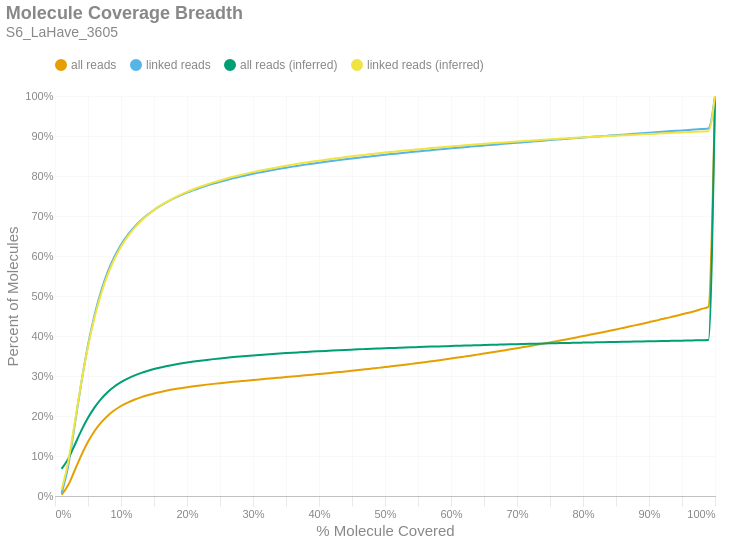

Notebook cell for this chart:
### Markdown cell above
### Molecule Read Coverage
This chart shows molecule coverage breadth as computed by the number of bases aligned to that molecule. In other words, "*how much of each unique long molecule is actually sequenced/aligned?*" Keep in mind there is a distinction between sequences and alignments, since some sequences belonging to a particular molecule may not align well and wouldn't appear in the alignment data. This chart also shows molecule coverage breadth as computed by the *inferred fragment* from which the aligned sequences originate. Unlike read coverage, this calculation takes into account the total insert size, including unsequenced gaps between the forward and reverse reads. Like the previous figures, these are cumulative percents.

### Code cell
if SKIPLR:
    print_html(f"Skipped")
else:
    binned_df = consolidated_hist(valids['coverage_bp'], mask, 0.01, True)
    binned_df_inf = consolidated_hist(valids['coverage_inserts'], mask, 0.01, True)
    binned_df = binned_df.with_columns(pl.lit(binned_df_inf['all reads (cumsum)']).alias('all reads (inferred)'))
    binned_df = binned_df.with_columns(pl.lit(binned_df_inf['linked reads (cumsum)']).alias('linked reads (inferred)'))
    binned_df = binned_df.with_columns(
        (pl.col('bin').cast(pl.Float64) + 0.01).alias('right_edge')
    )

    with SafeRender(binned_df):
        (
            density_plot(binned_df, 'Molecule Coverage Breadth', samplename, 'molcov', ['all reads (inferred)','linked reads (inferred)'])
            .encode(
                #x=alt.X('bin:Q', title="% Molecule Covered").axis(format = '%').scale(padding=0),
                x=alt.X('right_edge:Q', title="% Molecule Covered").axis(format='%').scale(padding=0),
                y=alt.Y('value:Q', title='Percent of Molecules')
                    .axis(format='%')
                    .stack(False)
                    .scale(domainMin=0, padding=0),
                color=alt.Color("key:N").scale(domain = ["all reads", "linked reads", "all reads (inferred)", "linked reads (inferred)"]),
                tooltip = [
                    alt.Tooltip("key:N", title = "Data Type"),
                    alt.Tooltip("range_label:N", title="% Molecule Covered"),
                    alt.Tooltip("value:Q", format = ".2%", title="% Molecules")
                ]
            )
        ).display()

### Figure 1 — Vega-Lite specification as saved in the notebook (floating-point values rounded to 4 significant figures)
{"width": "container", "height": 400, "config": {"title": {"anchor": "start", "dy": -15, "fontSize": 18, "color": "#888888", "subtitleColor": "#888888", "subtitleFontSize": 14}, "arc": {"fill": "#0072B2"}, "axis": {"domainColor": "#888888", "domainWidth": 0.5, "gridWidth": 0.2, "grid": false, "titleFontWeight": 400, "titleFontSize": 15, "labelFontSize": 11, "labelColor": "#888888", "tickColor": "#888888", "tickWidth": 0.2, "titleColor": "#888888"}, "axisBand": {"grid": false}, "axisX": {"grid": true, "tickSize": 10, "domainCap": "round"}, "axisY": {"domain": false, "grid": true, "tickSize": 0, "domainCap": "round"}, "background": "transparent", "header": {"labelFontSize": 15, "labelColor": "#888888", "titleFontSize": 15, "titleFontWeight": 600, "titleColor": "#888888"}, "legend": {"labelFont": "sans-serif", "labelFontSize": 12, "labelColor": "#888888", "symbolSize": 100, "symbolType": "circle", "titleFontSize": 12, "titlePadding": 10, "titleColor": "#888888", "title": null, "orient": "top"}, "range": {"category": ["#E69F00", "#56B4E9", "#009E73", "#F0E442", "#0072B2", "#D55E00", "#CC79A7", "#000000"], "diverging": ["#cfe8f3", "#a2d4ec", "#73bfe2", "#46abdb", "#1696d2", "#12719e"]}, "area": {"fill": "#0072B2", "fillOpacity": 0.7, "line": true, "strokeOpacity": 0.7}, "line": {"color": "#0072B2", "stroke": "#0072B2", "strokeWidth": 2}, "trail": {"color": "#0072B2", "stroke": "#0072B2", "strokeWidth": 0, "size": 1}, "point": {"filled": true, "fillOpacity": 1.0, "size": 95}, "text": {"color": "#888888", "fontSize": 11, "align": "right", "fontWeight": 400, "size": 11}, "bar": {"fill": "#0072B2", "stroke": null}, "view": {"stroke": null, "continuousWidth": 660, "continuousHeight": 400}}, "data": {"name": "data-4ec0d351510efddc077bf799ffb6ffb7"}, "mark": {"type": "line", "interpolate": "monotone", "point": {"opacity": 0, "size": 275}}, "encoding": {"color": {"field": "key", "scale": {"domain": ["all reads", "linked reads", "all reads (inferred)", "linked reads (inferred)"]}, "type": "nominal"}, "tooltip": [{"field": "key", "title": "Data Type", "type": "nominal"}, {"field": "range_label", "title": "% Molecule Covered", "type": "nominal"}, {"field": "value", "format": ".2%", "title": "% Molecules", "type": "quantitative"}], "x": {"axis": {"format": "%"}, "field": "right_edge", "scale": {"padding": 0}, "title": "% Molecule Covered", "type": "quantitative"}, "y": {"axis": {"format": "%"}, "field": "value", "scale": {"domainMin": 0, "padding": 0}, "stack": false, "title": "Percent of Molecules", "type": "quantitative"}}, "params": [{"name": "param_c36ac31b6afebe62", "select": {"type": "point", "fields": ["key"]}, "bind": "legend"}], "title": {"text": "Molecule Coverage Breadth", "subtitle": "S6_LaHave_3605"}, "transform": [{"fold": ["all reads (cumsum)", "linked reads (cumsum)", "all reads (inferred)", "linked reads (inferred)"]}, {"calculate": "replace(datum.key, ' (cumsum)', '')", "as": "key"}, {"filter": {"param": "param_c36ac31b6afebe62"}}], "usermeta": {"embedOptions": {"downloadFileName": "S6_LaHave_3605.molcov"}}, "$schema": "https://vega.github.io/schema/vega-lite/v6.1.0.json", "datasets": {"data-4ec0d351510efddc077bf799ffb6ffb7": [{"bin": "0.0", "interval": "0.0-0.01", "all reads": 0.002685, "linked reads": 0.006871, "all reads (cumsum)": 0.002685, "linked reads (cumsum)": 0.006871, "range_label": "0.0-0.01", "all reads (inferred)": 0.06786, "linked reads (inferred)": 0.01648, "right_edge": 0.01}, {"bin": "0.01", "interval": "0.01-0.02", "all reads": 0.02464, "linked reads": 0.06812, "all reads (cumsum)": 0.02733, "linked reads (cumsum)": 0.07499, "range_label": "0.01-0.02", "all reads (inferred)": 0.09279, "linked reads (inferred)": 0.08538, "right_edge": 0.02}, {"bin": "0.02", "interval": "0.02-0.03", "all reads": 0.0371, "linked reads": 0.1036, "all reads (cumsum)": 0.06443, "linked reads (cumsum)": 0.1786, "range_label": "0.02-0.03", "all reads (inferred)": 0.1282, "linked reads (inferred)": 0.1843, "right_edge": 0.03}, {"bin": "0.03", "interval": "0.03-0.04", "all reads": 0.0378, "linked reads": 0.1058, "all reads (cumsum)": 0.1022, "linked reads (cumsum)": 0.2844, "range_label": "0.03-0.04", "all reads (inferred)": 0.164, "linked reads (inferred)": 0.2847, "right_edge": 0.04}, {"bin": "0.04", "interval": "0.04-0.05", "all reads": 0.03319, "linked reads": 0.09299, "all reads (cumsum)": 0.1354, "linked reads (cumsum)": 0.3774, "range_label": "0.04-0.05", "all reads (inferred)": 0.1954, "linked reads (inferred)": 0.3731, "right_edge": 0.05}, {"bin": "0.05", "interval": "0.05-0.06", "all reads": 0.02709, "linked reads": 0.0759, "all reads (cumsum)": 0.1625, "linked reads (cumsum)": 0.4533, "range_label": "0.05-0.06", "all reads (inferred)": 0.2216, "linked reads (inferred)": 0.4467, "right_edge": 0.06}, {"bin": "0.06", "interval": "0.06-0.07", "all reads": 0.02137, "linked reads": 0.05989, "all reads (cumsum)": 0.1839, "linked reads (cumsum)": 0.5132, "range_label": "0.06-0.07", "all reads (inferred)": 0.2429, "linked reads (inferred)": 0.5063, "right_edge": 0.07}, {"bin": "0.07", "interval": "0.07-0.08", "all reads": 0.01696, "linked reads": 0.04751, "all reads (cumsum)": 0.2008, "linked reads (cumsum)": 0.5607, "range_label": "0.07-0.08", "all reads (inferred)": 0.2599, "linked reads (inferred)": 0.5541, "right_edge": 0.08}, {"bin": "0.08", "interval": "0.08-0.09", "all reads": 0.01337, "linked reads": 0.03742, "all reads (cumsum)": 0.2142, "linked reads (cumsum)": 0.5981, "range_label": "0.08-0.09", "all reads (inferred)": 0.2736, "linked reads (inferred)": 0.5925, "right_edge": 0.09}, {"bin": "0.09", "interval": "0.09-0.1", "all reads": 0.01078, "linked reads": 0.03013, "all reads (cumsum)": 0.225, "linked reads (cumsum)": 0.6282, "range_label": "0.09-0.1", "all reads (inferred)": 0.2845, "linked reads (inferred)": 0.6232, "right_edge": 0.1}, {"bin": "0.1", "interval": "0.1-0.11", "all reads": 0.008623, "linked reads": 0.02404, "all reads (cumsum)": 0.2336, "linked reads (cumsum)": 0.6523, "range_label": "0.1-0.11", "all reads (inferred)": 0.2935, "linked reads (inferred)": 0.6484, "right_edge": 0.11}, {"bin": "0.11", "interval": "0.11-0.12", "all reads": 0.007122, "linked reads": 0.01982, "all reads (cumsum)": 0.2407, "linked reads (cumsum)": 0.6721, "range_label": "0.11-0.12", "all reads (inferred)": 0.301, "linked reads (inferred)": 0.6693, "right_edge": 0.12}, {"bin": "0.12", "interval": "0.12-0.13", "all reads": 0.005934, "linked reads": 0.0165, "all reads (cumsum)": 0.2467, "linked reads (cumsum)": 0.6886, "range_label": "0.12-0.13", "all reads (inferred)": 0.3073, "linked reads (inferred)": 0.6869, "right_edge": 0.13}, {"bin": "0.13", "interval": "0.13-0.14", "all reads": 0.005104, "linked reads": 0.01418, "all reads (cumsum)": 0.2518, "linked reads (cumsum)": 0.7028, "range_label": "0.13-0.14", "all reads (inferred)": 0.3127, "linked reads (inferred)": 0.7019, "right_edge": 0.14}, {"bin": "0.14", "interval": "0.14-0.15", "all reads": 0.004428, "linked reads": 0.01227, "all reads (cumsum)": 0.2562, "linked reads (cumsum)": 0.7151, "range_label": "0.14-0.15", "all reads (inferred)": 0.3173, "linked reads (inferred)": 0.7147, "right_edge": 0.15}, {"bin": "0.15", "interval": "0.15-0.16", "all reads": 0.003892, "linked reads": 0.01077, "all reads (cumsum)": 0.2601, "linked reads (cumsum)": 0.7258, "range_label": "0.15-0.16", "all reads (inferred)": 0.3213, "linked reads (inferred)": 0.7259, "right_edge": 0.16}, {"bin": "0.16", "interval": "0.16-0.17", "all reads": 0.00345, "linked reads": 0.009521, "all reads (cumsum)": 0.2635, "linked reads (cumsum)": 0.7353, "range_label": "0.16-0.17", "all reads (inferred)": 0.3249, "linked reads (inferred)": 0.736, "right_edge": 0.17}, {"bin": "0.17", "interval": "0.17-0.18", "all reads": 0.003105, "linked reads": 0.008538, "all reads (cumsum)": 0.2666, "linked reads (cumsum)": 0.7439, "range_label": "0.17-0.18", "all reads (inferred)": 0.3281, "linked reads (inferred)": 0.7449, "right_edge": 0.18}, {"bin": "0.18", "interval": "0.18-0.19", "all reads": 0.002756, "linked reads": 0.007556, "all reads (cumsum)": 0.2694, "linked reads (cumsum)": 0.7514, "range_label": "0.18-0.19", "all reads (inferred)": 0.331, "linked reads (inferred)": 0.7529, "right_edge": 0.19}, {"bin": "0.19", "interval": "0.19-0.2", "all reads": 0.002566, "linked reads": 0.007017, "all reads (cumsum)": 0.272, "linked reads (cumsum)": 0.7584, "range_label": "0.19-0.2", "all reads (inferred)": 0.3336, "linked reads (inferred)": 0.7602, "right_edge": 0.2}, {"bin": "0.2", "interval": "0.2-0.21", "all reads": 0.002305, "linked reads": 0.006282, "all reads (cumsum)": 0.2743, "linked reads (cumsum)": 0.7647, "range_label": "0.2-0.21", "all reads (inferred)": 0.336, "linked reads (inferred)": 0.7669, "right_edge": 0.21}, {"bin": "0.21", "interval": "0.21-0.22", "all reads": 0.002156, "linked reads": 0.005842, "all reads (cumsum)": 0.2764, "linked reads (cumsum)": 0.7706, "range_label": "0.21-0.22", "all reads (inferred)": 0.3382, "linked reads (inferred)": 0.773, "right_edge": 0.22}, {"bin": "0.22", "interval": "0.22-0.23", "all reads": 0.001995, "linked reads": 0.005378, "all reads (cumsum)": 0.2784, "linked reads (cumsum)": 0.776, "range_label": "0.22-0.23", "all reads (inferred)": 0.3403, "linked reads (inferred)": 0.7787, "right_edge": 0.23}, {"bin": "0.23", "interval": "0.23-0.24", "all reads": 0.001891, "linked reads": 0.005047, "all reads (cumsum)": 0.2803, "linked reads (cumsum)": 0.781, "range_label": "0.23-0.24", "all reads (inferred)": 0.3422, "linked reads (inferred)": 0.784, "right_edge": 0.24}, {"bin": "0.24", "interval": "0.24-0.25", "all reads": 0.001795, "linked reads": 0.004765, "all reads (cumsum)": 0.2821, "linked reads (cumsum)": 0.7858, "range_label": "0.24-0.25", "all reads (inferred)": 0.344, "linked reads (inferred)": 0.7889, "right_edge": 0.25}, {"bin": "0.25", "interval": "0.25-0.26", "all reads": 0.001671, "linked reads": 0.004428, "all reads (cumsum)": 0.2838, "linked reads (cumsum)": 0.7902, "range_label": "0.25-0.26", "all reads (inferred)": 0.3456, "linked reads (inferred)": 0.7935, "right_edge": 0.26}, {"bin": "0.26", "interval": "0.26-0.27", "all reads": 0.001584, "linked reads": 0.004119, "all reads (cumsum)": 0.2854, "linked reads (cumsum)": 0.7943, "range_label": "0.26-0.27", "all reads (inferred)": 0.3472, "linked reads (inferred)": 0.7979, "right_edge": 0.27}, {"bin": "0.27", "interval": "0.27-0.28", "all reads": 0.001524, "linked reads": 0.003896, "all reads (cumsum)": 0.2869, "linked reads (cumsum)": 0.7982, "range_label": "0.27-0.28", "all reads (inferred)": 0.3487, "linked reads (inferred)": 0.8021, "right_edge": 0.28}, {"bin": "0.28", "interval": "0.28-0.29", "all reads": 0.001526, "linked reads": 0.003755, "all reads (cumsum)": 0.2884, "linked reads (cumsum)": 0.802, "range_label": "0.28-0.29", "all reads (inferred)": 0.3501, "linked reads (inferred)": 0.806, "right_edge": 0.29}, {"bin": "0.29", "interval": "0.29-0.3", "all reads": 0.001491, "linked reads": 0.003534, "all reads (cumsum)": 0.2899, "linked reads (cumsum)": 0.8055, "range_label": "0.29-0.3", "all reads (inferred)": 0.3515, "linked reads (inferred)": 0.8097, "right_edge": 0.3}, {"bin": "0.3", "interval": "0.3-0.31", "all reads": 0.001451, "linked reads": 0.003292, "all reads (cumsum)": 0.2914, "linked reads (cumsum)": 0.8088, "range_label": "0.3-0.31", "all reads (inferred)": 0.3527, "linked reads (inferred)": 0.8132, "right_edge": 0.31}, {"bin": "0.31", "interval": "0.31-0.32", "all reads": 0.00147, "linked reads": 0.003196, "all reads (cumsum)": 0.2928, "linked reads (cumsum)": 0.812, "range_label": "0.31-0.32", "all reads (inferred)": 0.3539, "linked reads (inferred)": 0.8164, "right_edge": 0.32}, {"bin": "0.32", "interval": "0.32-0.33", "all reads": 0.001487, "linked reads": 0.003041, "all reads (cumsum)": 0.2943, "linked reads (cumsum)": 0.815, "range_label": "0.32-0.33", "all reads (inferred)": 0.355, "linked reads (inferred)": 0.8196, "right_edge": 0.33}, {"bin": "0.33", "interval": "0.33-0.34", "all reads": 0.001478, "linked reads": 0.002955, "all reads (cumsum)": 0.2958, "linked reads (cumsum)": 0.818, "range_label": "0.33-0.34", "all reads (inferred)": 0.3561, "linked reads (inferred)": 0.8226, "right_edge": 0.34}, {"bin": "0.34", "interval": "0.34-0.35", "all reads": 0.001476, "linked reads": 0.002794, "all reads (cumsum)": 0.2973, "linked reads (cumsum)": 0.8208, "range_label": "0.34-0.35", "all reads (inferred)": 0.3572, "linked reads (inferred)": 0.8256, "right_edge": 0.35}, {"bin": "0.35", "interval": "0.35-0.36", "all reads": 0.001487, "linked reads": 0.002645, "all reads (cumsum)": 0.2988, "linked reads (cumsum)": 0.8234, "range_label": "0.35-0.36", "all reads (inferred)": 0.3582, "linked reads (inferred)": 0.8284, "right_edge": 0.36}, {"bin": "0.36", "interval": "0.36-0.37", "all reads": 0.001463, "linked reads": 0.00251, "all reads (cumsum)": 0.3002, "linked reads (cumsum)": 0.8259, "range_label": "0.36-0.37", "all reads (inferred)": 0.3592, "linked reads (inferred)": 0.831, "right_edge": 0.37}, {"bin": "0.37", "interval": "0.37-0.38", "all reads": 0.001544, "linked reads": 0.002498, "all reads (cumsum)": 0.3018, "linked reads (cumsum)": 0.8284, "range_label": "0.37-0.38", "all reads (inferred)": 0.3601, "linked reads (inferred)": 0.8336, "right_edge": 0.38}, {"bin": "0.38", "interval": "0.38-0.39", "all reads": 0.001507, "linked reads": 0.002324, "all reads (cumsum)": 0.3033, "linked reads (cumsum)": 0.8307, "range_label": "0.38-0.39", "all reads (inferred)": 0.3611, "linked reads (inferred)": 0.8361, "right_edge": 0.39}, {"bin": "0.39", "interval": "0.39-0.4", "all reads": 0.001623, "linked reads": 0.002401, "all reads (cumsum)": 0.3049, "linked reads (cumsum)": 0.8332, "range_label": "0.39-0.4", "all reads (inferred)": 0.3619, "linked reads (inferred)": 0.8384, "right_edge": 0.4}, {"bin": "0.4", "interval": "0.4-0.41", "all reads": 0.001574, "linked reads": 0.00225, "all reads (cumsum)": 0.3065, "linked reads (cumsum)": 0.8354, "range_label": "0.4-0.41", "all reads (inferred)": 0.3628, "linked reads (inferred)": 0.8408, "right_edge": 0.41}, {"bin": "0.41", "interval": "0.41-0.42", "all reads": 0.001609, "linked reads": 0.002168, "all reads (cumsum)": 0.3081, "linked reads (cumsum)": 0.8376, "range_label": "0.41-0.42", "all reads (inferred)": 0.3636, "linked reads (inferred)": 0.843, "right_edge": 0.42}, {"bin": "0.42", "interval": "0.42-0.43", "all reads": 0.00166, "linked reads": 0.002134, "all reads (cumsum)": 0.3097, "linked reads (cumsum)": 0.8397, "range_label": "0.42-0.43", "all reads (inferred)": 0.3644, "linked reads (inferred)": 0.8452, "right_edge": 0.43}, {"bin": "0.43", "interval": "0.43-0.44", "all reads": 0.001662, "linked reads": 0.00202, "all reads (cumsum)": 0.3114, "linked reads (cumsum)": 0.8417, "range_label": "0.43-0.44", "all reads (inferred)": 0.3651, "linked reads (inferred)": 0.8472, "right_edge": 0.44}, {"bin": "0.44", "interval": "0.44-0.45", "all reads": 0.001725, "linked reads": 0.002021, "all reads (cumsum)": 0.3131, "linked reads (cumsum)": 0.8437, "range_label": "0.44-0.45", "all reads (inferred)": 0.3659, "linked reads (inferred)": 0.8493, "right_edge": 0.45}, {"bin": "0.45", "interval": "0.45-0.46", "all reads": 0.001769, "linked reads": 0.001938, "all reads (cumsum)": 0.3149, "linked reads (cumsum)": 0.8457, "range_label": "0.45-0.46", "all reads (inferred)": 0.3666, "linked reads (inferred)": 0.8513, "right_edge": 0.46}, {"bin": "0.46", "interval": "0.46-0.47", "all reads": 0.001763, "linked reads": 0.001874, "all reads (cumsum)": 0.3167, "linked reads (cumsum)": 0.8476, "range_label": "0.46-0.47", "all reads (inferred)": 0.3673, "linked reads (inferred)": 0.8532, "right_edge": 0.47}, {"bin": "0.47", "interval": "0.47-0.48", "all reads": 0.00186, "linked reads": 0.001913, "all reads (cumsum)": 0.3185, "linked reads (cumsum)": 0.8495, "range_label": "0.47-0.48", "all reads (inferred)": 0.368, "linked reads (inferred)": 0.8551, "right_edge": 0.48}, {"bin": "0.48", "interval": "0.48-0.49", "all reads": 0.001798, "linked reads": 0.001833, "all reads (cumsum)": 0.3203, "linked reads (cumsum)": 0.8513, "range_label": "0.48-0.49", "all reads (inferred)": 0.3687, "linked reads (inferred)": 0.8569, "right_edge": 0.49}, {"bin": "0.49", "interval": "0.49-0.5", "all reads": 0.002033, "linked reads": 0.001843, "all reads (cumsum)": 0.3223, "linked reads (cumsum)": 0.8531, "range_label": "0.49-0.5", "all reads (inferred)": 0.3694, "linked reads (inferred)": 0.8587, "right_edge": 0.5}, {"bin": "0.5", "interval": "0.5-0.51", "all reads": 0.001806, "linked reads": 0.001672, "all reads (cumsum)": 0.3242, "linked reads (cumsum)": 0.8548, "range_label": "0.5-0.51", "all reads (inferred)": 0.37, "linked reads (inferred)": 0.8604, "right_edge": 0.51}, {"bin": "0.51", "interval": "0.51-0.52", "all reads": 0.002034, "linked reads": 0.001708, "all reads (cumsum)": 0.3262, "linked reads (cumsum)": 0.8565, "range_label": "0.51-0.52", "all reads (inferred)": 0.3706, "linked reads (inferred)": 0.862, "right_edge": 0.52}, {"bin": "0.52", "interval": "0.52-0.53", "all reads": 0.002019, "linked reads": 0.001697, "all reads (cumsum)": 0.3282, "linked reads (cumsum)": 0.8582, "range_label": "0.52-0.53", "all reads (inferred)": 0.3712, "linked reads (inferred)": 0.8637, "right_edge": 0.53}, {"bin": "0.53", "interval": "0.53-0.54", "all reads": 0.002109, "linked reads": 0.001617, "all reads (cumsum)": 0.3303, "linked reads (cumsum)": 0.8598, "range_label": "0.53-0.54", "all reads (inferred)": 0.3718, "linked reads (inferred)": 0.8652, "right_edge": 0.54}, {"bin": "0.54", "interval": "0.54-0.55", "all reads": 0.002092, "linked reads": 0.00158, "all reads (cumsum)": 0.3324, "linked reads (cumsum)": 0.8614, "range_label": "0.54-0.55", "all reads (inferred)": 0.3723, "linked reads (inferred)": 0.8668, "right_edge": 0.55}, {"bin": "0.55", "interval": "0.55-0.56", "all reads": 0.002134, "linked reads": 0.001567, "all reads (cumsum)": 0.3345, "linked reads (cumsum)": 0.863, "range_label": "0.55-0.56", "all reads (inferred)": 0.3729, "linked reads (inferred)": 0.8683, "right_edge": 0.56}, {"bin": "0.56", "interval": "0.56-0.57", "all reads": 0.002195, "linked reads": 0.001538, "all reads (cumsum)": 0.3367, "linked reads (cumsum)": 0.8645, "range_label": "0.56-0.57", "all reads (inferred)": 0.3734, "linked reads (inferred)": 0.8697, "right_edge": 0.57}, {"bin": "0.57", "interval": "0.57-0.58", "all reads": 0.002228, "linked reads": 0.00154, "all reads (cumsum)": 0.339, "linked reads (cumsum)": 0.8661, "range_label": "0.57-0.58", "all reads (inferred)": 0.374, "linked reads (inferred)": 0.8712, "right_edge": 0.58}, {"bin": "0.58", "interval": "0.58-0.59", "all reads": 0.002308, "linked reads": 0.001555, "all reads (cumsum)": 0.3413, "linked reads (cumsum)": 0.8676, "range_label": "0.58-0.59", "all reads (inferred)": 0.3745, "linked reads (inferred)": 0.8726, "right_edge": 0.59}, {"bin": "0.59", "interval": "0.59-0.6", "all reads": 0.002419, "linked reads": 0.001522, "all reads (cumsum)": 0.3437, "linked reads (cumsum)": 0.8691, "range_label": "0.59-0.6", "all reads (inferred)": 0.375, "linked reads (inferred)": 0.874, "right_edge": 0.6}, {"bin": "0.6", "interval": "0.6-0.61", "all reads": 0.002282, "linked reads": 0.001461, "all reads (cumsum)": 0.346, "linked reads (cumsum)": 0.8706, "range_label": "0.6-0.61", "all reads (inferred)": 0.3755, "linked reads (inferred)": 0.8753, "right_edge": 0.61}, {"bin": "0.61", "interval": "0.61-0.62", "all reads": 0.002463, "linked reads": 0.001433, "all reads (cumsum)": 0.3484, "linked reads (cumsum)": 0.872, "range_label": "0.61-0.62", "all reads (inferred)": 0.376, "linked reads (inferred)": 0.8766, "right_edge": 0.62}, {"bin": "0.62", "interval": "0.62-0.63", "all reads": 0.002461, "linked reads": 0.001455, "all reads (cumsum)": 0.3509, "linked reads (cumsum)": 0.8735, "range_label": "0.62-0.63", "all reads (inferred)": 0.3765, "linked reads (inferred)": 0.8779, "right_edge": 0.63}, {"bin": "0.63", "interval": "0.63-0.64", "all reads": 0.002552, "linked reads": 0.001426, "all reads (cumsum)": 0.3534, "linked reads (cumsum)": 0.8749, "range_label": "0.63-0.64", "all reads (inferred)": 0.3769, "linked reads (inferred)": 0.8791, "right_edge": 0.64}, {"bin": "0.64", "interval": "0.64-0.65", "all reads": 0.002519, "linked reads": 0.001405, "all reads (cumsum)": 0.356, "linked reads (cumsum)": 0.8763, "range_label": "0.64-0.65", "all reads (inferred)": 0.3774, "linked reads (inferred)": 0.8804, "right_edge": 0.65}, {"bin": "0.65", "interval": "0.65-0.66", "all reads": 0.00269, "linked reads": 0.001401, "all reads (cumsum)": 0.3587, "linked reads (cumsum)": 0.8777, "range_label": "0.65-0.66", "all reads (inferred)": 0.3779, "linked reads (inferred)": 0.8816, "right_edge": 0.66}, {"bin": "0.66", "interval": "0.66-0.67", "all reads": 0.002591, "linked reads": 0.001326, "all reads (cumsum)": 0.3612, "linked reads (cumsum)": 0.879, "range_label": "0.66-0.67", "all reads (inferred)": 0.3783, "linked reads (inferred)": 0.8828, "right_edge": 0.67}, {"bin": "0.67", "interval": "0.67-0.68", "all reads": 0.002712, "linked reads": 0.001386, "all reads (cumsum)": 0.364, "linked reads (cumsum)": 0.8804, "range_label": "0.67-0.68", "all reads (inferred)": 0.3788, "linked reads (inferred)": 0.884, "right_edge": 0.68}, {"bin": "0.68", "interval": "0.68-0.69", "all reads": 0.002706, "linked reads": 0.00134, "all reads (cumsum)": 0.3667, "linked reads (cumsum)": 0.8818, "range_label": "0.68-0.69", "all reads (inferred)": 0.3792, "linked reads (inferred)": 0.8852, "right_edge": 0.69}, {"bin": "0.69", "interval": "0.69-0.7", "all reads": 0.002771, "linked reads": 0.001322, "all reads (cumsum)": 0.3694, "linked reads (cumsum)": 0.8831, "range_label": "0.69-0.7", "all reads (inferred)": 0.3796, "linked reads (inferred)": 0.8863, "right_edge": 0.7}, {"bin": "0.7", "interval": "0.7-0.71", "all reads": 0.002813, "linked reads": 0.001351, "all reads (cumsum)": 0.3722, "linked reads (cumsum)": 0.8844, "range_label": "0.7-0.71", "all reads (inferred)": 0.38, "linked reads (inferred)": 0.8874, "right_edge": 0.71}, {"bin": "0.71", "interval": "0.71-0.72", "all reads": 0.002807, "linked reads": 0.001351, "all reads (cumsum)": 0.3751, "linked reads (cumsum)": 0.8858, "range_label": "0.71-0.72", "all reads (inferred)": 0.3805, "linked reads (inferred)": 0.8885, "right_edge": 0.72}, {"bin": "0.72", "interval": "0.72-0.73", "all reads": 0.002949, "linked reads": 0.001298, "all reads (cumsum)": 0.378, "linked reads (cumsum)": 0.8871, "range_label": "0.72-0.73", "all reads (inferred)": 0.3809, "linked reads (inferred)": 0.8896, "right_edge": 0.73}, {"bin": "0.73", "interval": "0.73-0.74", "all reads": 0.002912, "linked reads": 0.001313, "all reads (cumsum)": 0.3809, "linked reads (cumsum)": 0.8884, "range_label": "0.73-0.74", "all reads (inferred)": 0.3813, "linked reads (inferred)": 0.8907, "right_edge": 0.74}, {"bin": "0.74", "interval": "0.74-0.75", "all reads": 0.003114, "linked reads": 0.001322, "all reads (cumsum)": 0.384, "linked reads (cumsum)": 0.8897, "range_label": "0.74-0.75", "all reads (inferred)": 0.3817, "linked reads (inferred)": 0.8917, "right_edge": 0.75}, {"bin": "0.75", "interval": "0.75-0.76", "all reads": 0.002964, "linked reads": 0.001254, "all reads (cumsum)": 0.387, "linked reads (cumsum)": 0.891, "range_label": "0.75-0.76", "all reads (inferred)": 0.382, "linked reads (inferred)": 0.8927, "right_edge": 0.76}, {"bin": "0.76", "interval": "0.76-0.77", "all reads": 0.003118, "linked reads": 0.001265, "all reads (cumsum)": 0.3901, "linked reads (cumsum)": 0.8923, "range_label": "0.76-0.77", "all reads (inferred)": 0.3824, "linked reads (inferred)": 0.8937, "right_edge": 0.77}, {"bin": "0.77", "interval": "0.77-0.78", "all reads": 0.003134, "linked reads": 0.001267, "all reads (cumsum)": 0.3932, "linked reads (cumsum)": 0.8935, "range_label": "0.77-0.78", "all reads (inferred)": 0.3828, "linked reads (inferred)": 0.8946, "right_edge": 0.78}, {"bin": "0.78", "interval": "0.78-0.79", "all reads": 0.003189, "linked reads": 0.001252, "all reads (cumsum)": 0.3964, "linked reads (cumsum)": 0.8948, "range_label": "0.78-0.79", "all reads (inferred)": 0.3831, "linked reads (inferred)": 0.8956, "right_edge": 0.79}, {"bin": "0.79", "interval": "0.79-0.8", "all reads": 0.003362, "linked reads": 0.001254, "all reads (cumsum)": 0.3998, "linked reads (cumsum)": 0.896, "range_label": "0.79-0.8", "all reads (inferred)": 0.3835, "linked reads (inferred)": 0.8965, "right_edge": 0.8}, {"bin": "0.8", "interval": "0.8-0.81", "all reads": 0.003137, "linked reads": 0.001224, "all reads (cumsum)": 0.4029, "linked reads (cumsum)": 0.8972, "range_label": "0.8-0.81", "all reads (inferred)": 0.3838, "linked reads (inferred)": 0.8974, "right_edge": 0.81}, {"bin": "0.81", "interval": "0.81-0.82", "all reads": 0.003292, "linked reads": 0.001253, "all reads (cumsum)": 0.4062, "linked reads (cumsum)": 0.8985, "range_label": "0.81-0.82", "all reads (inferred)": 0.3842, "linked reads (inferred)": 0.8983, "right_edge": 0.82}, {"bin": "0.82", "interval": "0.82-0.83", "all reads": 0.003385, "linked reads": 0.001215, "all reads (cumsum)": 0.4096, "linked reads (cumsum)": 0.8997, "range_label": "0.82-0.83", "all reads (inferred)": 0.3845, "linked reads (inferred)": 0.8992, "right_edge": 0.83}, {"bin": "0.83", "interval": "0.83-0.84", "all reads": 0.003439, "linked reads": 0.001286, "all reads (cumsum)": 0.4131, "linked reads (cumsum)": 0.901, "range_label": "0.83-0.84", "all reads (inferred)": 0.3849, "linked reads (inferred)": 0.9001, "right_edge": 0.84}, {"bin": "0.84", "interval": "0.84-0.85", "all reads": 0.003405, "linked reads": 0.001134, "all reads (cumsum)": 0.4165, "linked reads (cumsum)": 0.9021, "range_label": "0.84-0.85", "all reads (inferred)": 0.3852, "linked reads (inferred)": 0.9009, "right_edge": 0.85}, {"bin": "0.85", "interval": "0.85-0.86", "all reads": 0.003501, "linked reads": 0.001206, "all reads (cumsum)": 0.42, "linked reads (cumsum)": 0.9033, "range_label": "0.85-0.86", "all reads (inferred)": 0.3855, "linked reads (inferred)": 0.9017, "right_edge": 0.86}, {"bin": "0.86", "interval": "0.86-0.87", "all reads": 0.003546, "linked reads": 0.001232, "all reads (cumsum)": 0.4235, "linked reads (cumsum)": 0.9046, "range_label": "0.86-0.87", "all reads (inferred)": 0.3858, "linked reads (inferred)": 0.9026, "right_edge": 0.87}, {"bin": "0.87", "interval": "0.87-0.88", "all reads": 0.003649, "linked reads": 0.001193, "all reads (cumsum)": 0.4272, "linked reads (cumsum)": 0.9058, "range_label": "0.87-0.88", "all reads (inferred)": 0.3862, "linked reads (inferred)": 0.9034, "right_edge": 0.88}, {"bin": "0.88", "interval": "0.88-0.89", "all reads": 0.00365, "linked reads": 0.001196, "all reads (cumsum)": 0.4308, "linked reads (cumsum)": 0.907, "range_label": "0.88-0.89", "all reads (inferred)": 0.3865, "linked reads (inferred)": 0.9042, "right_edge": 0.89}, {"bin": "0.89", "interval": "0.89-0.9", "all reads": 0.003787, "linked reads": 0.001225, "all reads (cumsum)": 0.4346, "linked reads (cumsum)": 0.9082, "range_label": "0.89-0.9", "all reads (inferred)": 0.3868, "linked reads (inferred)": 0.9051, "right_edge": 0.9}, {"bin": "0.9", "interval": "0.9-0.91", "all reads": 0.003586, "linked reads": 0.001141, "all reads (cumsum)": 0.4382, "linked reads (cumsum)": 0.9093, "range_label": "0.9-0.91", "all reads (inferred)": 0.3871, "linked reads (inferred)": 0.9058, "right_edge": 0.91}, {"bin": "0.91", "interval": "0.91-0.92", "all reads": 0.004125, "linked reads": 0.001172, "all reads (cumsum)": 0.4423, "linked reads (cumsum)": 0.9105, "range_label": "0.91-0.92", "all reads (inferred)": 0.3875, "linked reads (inferred)": 0.9066, "right_edge": 0.92}, {"bin": "0.92", "interval": "0.92-0.93", "all reads": 0.003688, "linked reads": 0.001188, "all reads (cumsum)": 0.446, "linked reads (cumsum)": 0.9117, "range_label": "0.92-0.93", "all reads (inferred)": 0.3878, "linked reads (inferred)": 0.9074, "right_edge": 0.93}, {"bin": "0.93", "interval": "0.93-0.94", "all reads": 0.004027, "linked reads": 0.001149, "all reads (cumsum)": 0.45, "linked reads (cumsum)": 0.9128, "range_label": "0.93-0.94", "all reads (inferred)": 0.3881, "linked reads (inferred)": 0.9082, "right_edge": 0.94}, {"bin": "0.94", "interval": "0.94-0.95", "all reads": 0.004342, "linked reads": 0.00112, "all reads (cumsum)": 0.4544, "linked reads (cumsum)": 0.914, "range_label": "0.94-0.95", "all reads (inferred)": 0.3884, "linked reads (inferred)": 0.909, "right_edge": 0.95}, {"bin": "0.95", "interval": "0.95-0.96", "all reads": 0.003789, "linked reads": 0.001147, "all reads (cumsum)": 0.4581, "linked reads (cumsum)": 0.9151, "range_label": "0.95-0.96", "all reads (inferred)": 0.3888, "linked reads (inferred)": 0.9097, "right_edge": 0.96}, {"bin": "0.96", "interval": "0.96-0.97", "all reads": 0.004484, "linked reads": 0.001133, "all reads (cumsum)": 0.4626, "linked reads (cumsum)": 0.9162, "range_label": "0.96-0.97", "all reads (inferred)": 0.3892, "linked reads (inferred)": 0.9106, "right_edge": 0.97}, {"bin": "0.97", "interval": "0.97-0.98", "all reads": 0.005076, "linked reads": 0.001129, "all reads (cumsum)": 0.4677, "linked reads (cumsum)": 0.9174, "range_label": "0.97-0.98", "all reads (inferred)": 0.3895, "linked reads (inferred)": 0.9113, "right_edge": 0.98}, {"bin": "0.98", "interval": "0.98-0.99", "all reads": 0.004996, "linked reads": 0.001206, "all reads (cumsum)": 0.4727, "linked reads (cumsum)": 0.9186, "range_label": "0.98-0.99", "all reads (inferred)": 0.3899, "linked reads (inferred)": 0.9117, "right_edge": 0.99}, {"bin": "0.99", "interval": "0.99-1.0", "all reads": 0.5273, "linked reads": 0.08143, "all reads (cumsum)": 1.0, "linked reads (cumsum)": 1.0, "range_label": "0.99-1.0", "all reads (inferred)": 1.0, "linked reads (inferred)": 1.0, "right_edge": 1.0}]}}
